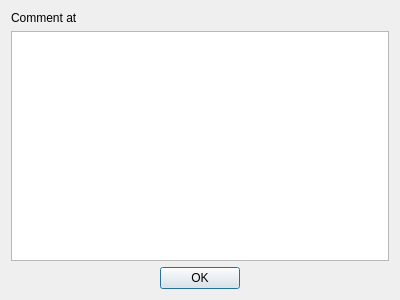
<?xml version="1.0" encoding="UTF-8"?>
<ui version="4.0">
 <class>commentwindow</class>
 <widget class="QDialog" name="commentwindow">
  <property name="geometry">
   <rect>
    <x>0</x>
    <y>0</y>
    <width>400</width>
    <height>300</height>
   </rect>
  </property>
  <property name="windowTitle">
   <string>Dialog</string>
  </property>
  <layout class="QVBoxLayout" name="verticalLayout">
   <item>
    <widget class="QLabel" name="label">
     <property name="text">
      <string>Comment at</string>
     </property>
    </widget>
   </item>
   <item>
    <widget class="QPlainTextEdit" name="plainTextEdit"/>
   </item>
   <item>
    <widget class="QDialogButtonBox" name="buttonBox">
     <property name="orientation">
      <enum>Qt::Horizontal</enum>
     </property>
     <property name="standardButtons">
      <set>QDialogButtonBox::Ok</set>
     </property>
     <property name="centerButtons">
      <bool>true</bool>
     </property>
    </widget>
   </item>
  </layout>
 </widget>
 <resources/>
 <connections>
  <connection>
   <sender>buttonBox</sender>
   <signal>accepted()</signal>
   <receiver>commentwindow</receiver>
   <slot>accept()</slot>
   <hints>
    <hint type="sourcelabel">
     <x>248</x>
     <y>254</y>
    </hint>
    <hint type="destinationlabel">
     <x>157</x>
     <y>274</y>
    </hint>
   </hints>
  </connection>
 </connections>
</ui>
